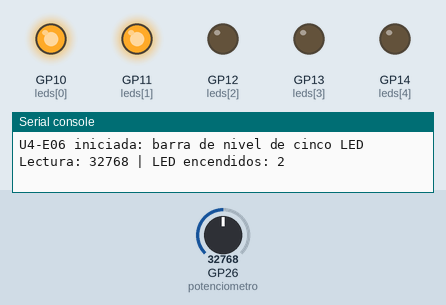
Simulated run of this program. Board: Raspberry Pi Pico running MicroPython. On the bench: output pins drawn as LEDs (lit = HIGH), the last lines printed to the serial console. Inputs (shaded band) come from the test bench; at power-on: GP26 (potenciometro) = 32768 (analog values on the 0–65535 scale).

Above: at 1.2 s.
1.3 s: GP26 (potenciometro) set to 38400
2.8 s: GP26 (potenciometro) set to 39792
At 3.7 s:
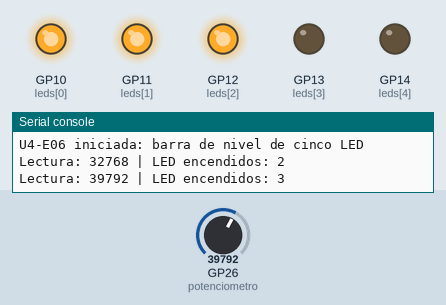
4.3 s: GP26 (potenciometro) set to 51936
5.8 s: GP26 (potenciometro) set to 52880
At 6.1 s:
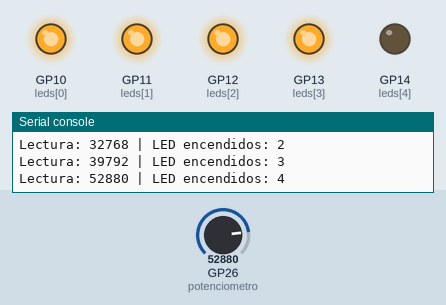
7.3 s: GP26 (potenciometro) set to 19660
At 8.5 s:
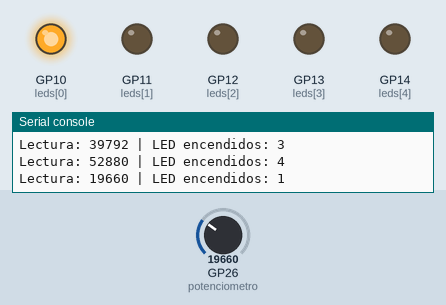
8.8 s: GP26 (potenciometro) set to 25296
10.3 s: GP26 (potenciometro) set to 27264
At 10.9 s:
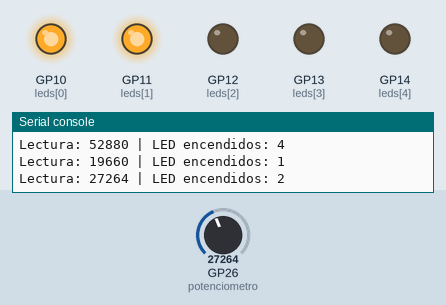
Timing chart, 0 to 12.8 s (numbered marks = the images above; inputs shaded):
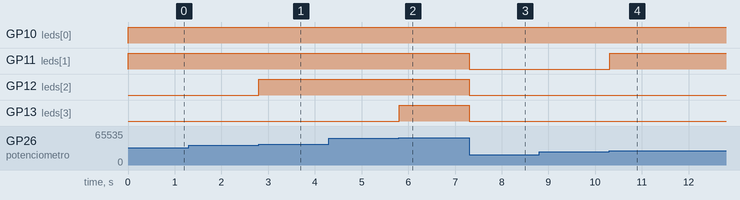

Measured:
- the behaviour switches between 39312 and 39328 on GP26 (potenciometro) (found by bisection; images 0 and 1)
- the behaviour switches between 52416 and 52432 on GP26 (potenciometro) (found by bisection; images 1 and 2)
- the behaviour switches between 26208 and 26224 on GP26 (potenciometro) (found by bisection; images 3 and 4)
- after the input at 1.3 s, every drawn part: stays the same
- after the input at 2.8 s, GP12 (leds[2]): LOW → HIGH at once
- after the input at 4.3 s, every drawn part: stays the same
- after the input at 5.8 s, GP13 (leds[3]): LOW → HIGH at once
- after the input at 7.3 s, GP11 (leds[1]), GP12 (leds[2]), GP13 (leds[3]): HIGH → LOW at once
- after the input at 8.8 s, every drawn part: stays the same
- after the input at 10.3 s, GP11 (leds[1]): LOW → HIGH at once

The program:

U4-E06-barra-nivel.py
```python
"""
U4-E06 - Barra de nivel con cinco LED
Placa: Raspberry Pi Pico (RP2040) - MicroPython
Nivel: intermedio

Objetivo: practicar listas, ciclos y conversion de rangos: la posicion del
potenciometro decide cuantos LED quedan encendidos.

Montaje:
    Cinco LED, cada uno con su resistencia de 220 ohm, en GP10 a GP14.
    Potenciometro de 10 kohm entre 3V3 y GND, cursor -> GP26 (ADC0).
"""
from machine import Pin, ADC
import time

PINES = (10, 11, 12, 13, 14)
leds = [Pin(numero, Pin.OUT) for numero in PINES]
potenciometro = ADC(26)


def mostrar_nivel(cantidad):
    for indice, led in enumerate(leds):
        led.value(1 if indice < cantidad else 0)


def main():
    print("U4-E06 iniciada: barra de nivel de cinco LED")
    nivel_anterior = -1
    try:
        while True:
            lectura = potenciometro.read_u16()
            # Convierte 0..65535 en 0..5 LED encendidos.
            nivel = lectura * len(leds) // 65536
            if nivel != nivel_anterior:
                mostrar_nivel(nivel)
                print("Lectura:", lectura, "| LED encendidos:", nivel)
                nivel_anterior = nivel
            time.sleep_ms(100)
    except KeyboardInterrupt:
        print("\nDetenido por el usuario.")
    finally:
        mostrar_nivel(0)


main()
```
